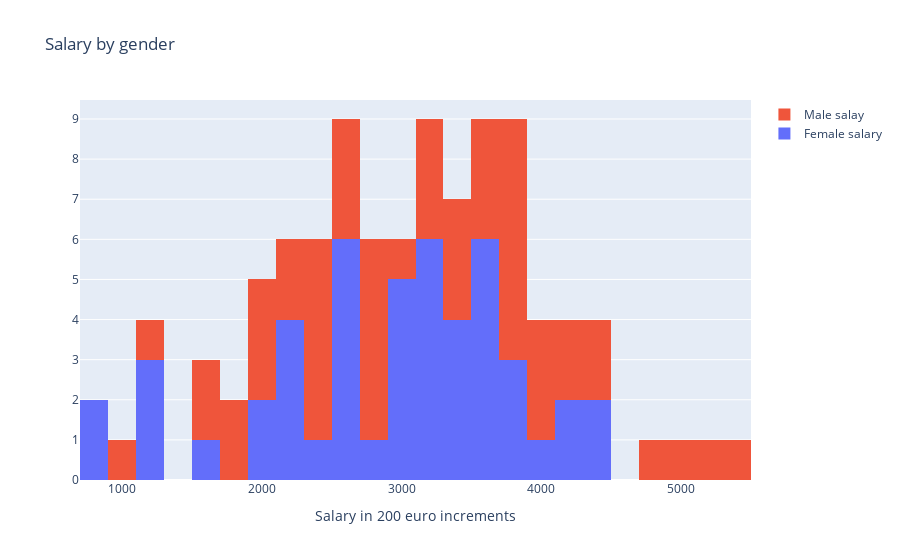

Notebook source saved alongside this figure:
### Code cell
trace0 = go.Histogram(x = female.Salary,
                     name = "Female salary",
                     xbins = dict(start = 500, end = 5500, size = 200))

trace1 = go.Histogram(x = male.Salary,
                     name = "Male salay",
                     xbins = dict(start = 500, end = 5500, size = 200))

data = [trace0, trace1]

layout = {"title":"Salary by gender",
         "xaxis":{"title":"Salary in 200 euro increments"},
         "barmode":"stack"}

iplot({"data":data, "layout":layout})

### Figure 1 — Plotly figure (JSON) as saved in the notebook; plotly's stock layout.template omitted (floating-point values rounded to 4 significant figures)
{"data": [{"name": "Female salary", "type": "histogram", "x": [3271.0, 4392.0, 3080.0, 2600.0, 2918.0, 2655.0, 3528.0, 2488.0, 3291.0, 3567.0, 3504.0, 3285.0, 3484.0, 4363.0, 2219.0, 1289.0, 2818.0, 1182.0, 3047.0, 3395.0, 2521.0, 3679.0, 3240.0, 3816.0, 3640.0, 2038.0, 1265.0, 4210.0, 3797.0, 4177.0, 3701.0, 3496.0, 2526.0, 2943.0, 2195.0, 876.4, 2666.0, 2113.0, 3537.0, 2680.0, 2140.0, 3186.0, 3952.0, 2927.0, 2062.0, 3140.0, 852.1, 3364.0, 1550.0], "xbins": {"end": 5500, "size": 200, "start": 500}}, {"name": "Male salay", "type": "histogram", "x": [3767.0, 3985.0, 1972.0, 2415.0, 3817.0, 1931.0, 2532.0, 4225.0, 1719.0, 3875.0, 2549.0, 3749.0, 2796.0, 3681.0, 2752.0, 2382.0, 2317.0, 3436.0, 1297.0, 3394.0, 2701.0, 3694.0, 3151.0, 4894.0, 914.7, 4930.0, 2620.0, 3703.0, 2150.0, 2476.0, 3984.0, 2878.0, 5366.0, 3797.0, 4358.0, 3334.0, 2256.0, 2084.0, 3226.0, 3629.0, 3988.0, 2449.0, 1761.0, 2777.0, 5124.0, 3122.0, 1591.0, 4423.0, 1652.0, 2985.0, 4272.0], "xbins": {"end": 5500, "size": 200, "start": 500}}], "layout": {"barmode": "stack", "title": {"text": "Salary by gender"}, "xaxis": {"title": {"text": "Salary in 200 euro increments"}}}}
